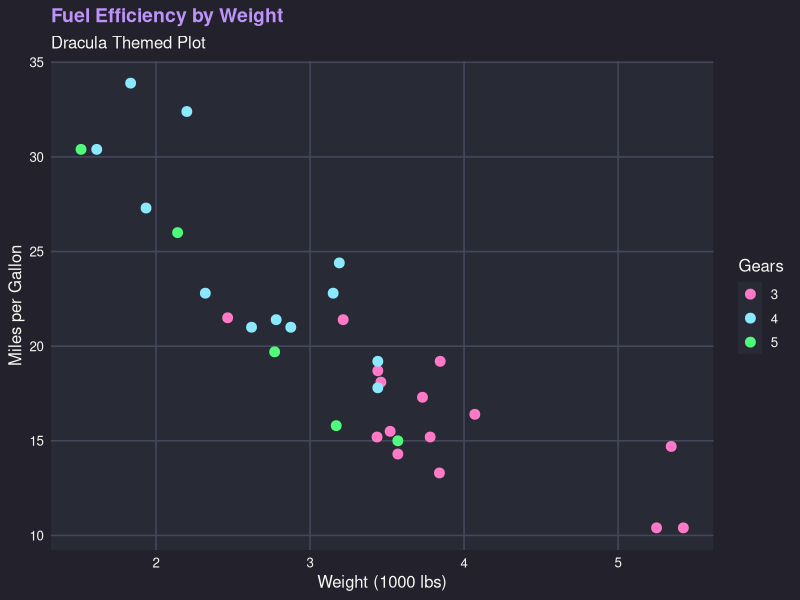

Here is the R script that generated this plot:
## ---- chunk 1
library(ggplot2)

theme_dracula <- function() {
  theme_minimal(base_size = 12, base_family = "Helvetica") +
    theme(
      plot.background = element_rect(fill = "#22212c", color = NA),
      panel.background = element_rect(fill = "#282a36", color = NA),
      panel.grid.major = element_line(color = "#44475a"),
      panel.grid.minor = element_blank(),
      axis.title = element_text(color = "#f8f8f2"),
      axis.text = element_text(color = "#f8f8f2"),
      plot.title = element_text(color = "#bd93f9", size = 14, face = "bold"),
      plot.subtitle = element_text(color = "#f8f8f2"),
      legend.background = element_rect(fill = "#22212c", color = NA),
      legend.key = element_rect(fill = "#282a36", color = NA),
      legend.text = element_text(color = "#f8f8f2"),
      legend.title = element_text(color = "#f8f8f2")
    )
}
## ---- chunk 2

ggplot(mtcars, aes(x = wt, y = mpg, color = factor(gear))) +
  geom_point(size = 3) +
  labs(
    title = "Fuel Efficiency by Weight",
    subtitle = "Dracula Themed Plot",
    x = "Weight (1000 lbs)",
    y = "Miles per Gallon",
    color = "Gears"
  ) +
  scale_color_manual(values = c("#ff79c6", "#8be9fd", "#50fa7b")) +
  theme_dracula()
